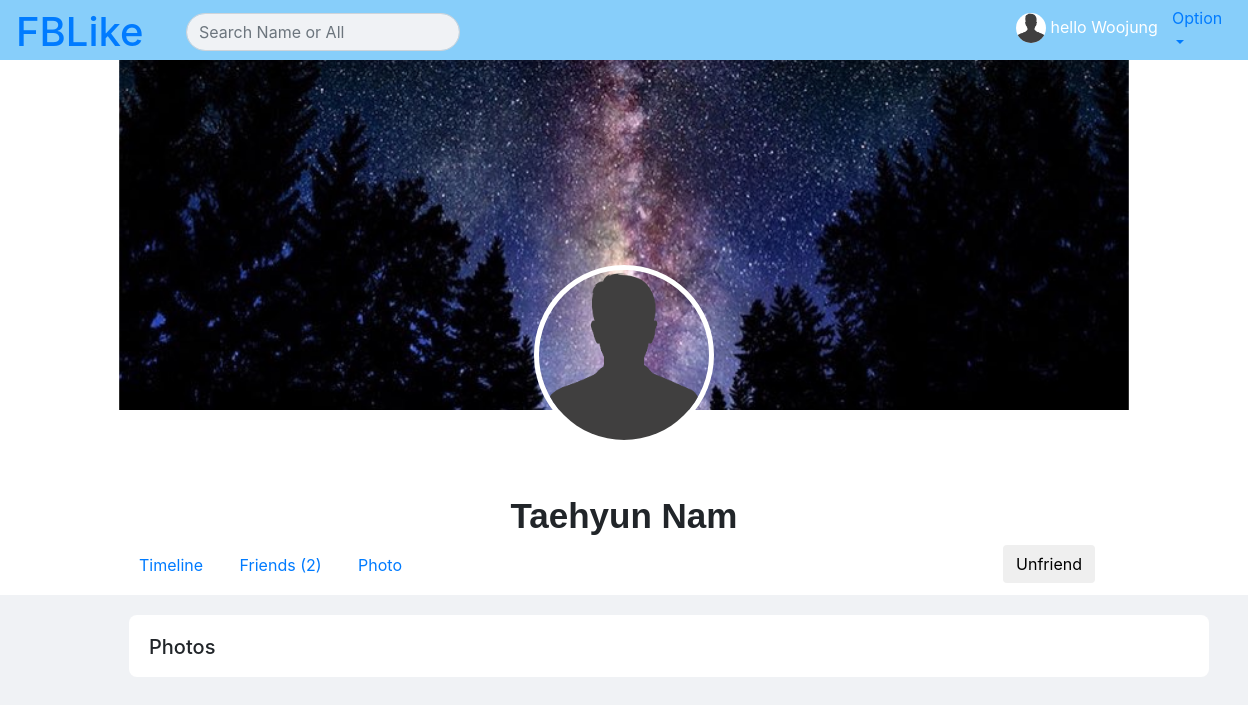
Page /user/1/photos (signed in) on the committed database.
### fbApp/models.py (models this page shows)
class User(models.Model):
    firstName = models.CharField(max_length=255)
    lastName = models.CharField(max_length=255)
    email = models.CharField(max_length=255)
    password = models.CharField(max_length=255)
    hometown = models.CharField(max_length=255, default = None, blank=True, null=True)
    work = models.CharField(max_length=255, default = None, blank=True, null=True)
    home = models.CharField(max_length=255, default = None, blank=True, null=True)
    cover = models.ImageField(upload_to="", default='/coverdefault.jpg', blank=True, null=True)
    pic = models.ImageField(upload_to="", default='/Default.png', blank=True, null=True)
    relationships = models.ManyToManyField('User', through='Friend', symmetrical=False, related_name='friends')
    created_at = models.DateTimeField(auto_now_add=True)
    updated_at = models.DateTimeField(auto_now=True)
    objects = UserManager()

### fbApp/views.py (the view)
# urls.py: path('user/<userid>/photos', views.photos),
def photos(request, userid):
    if 'loginid' not in request.session:
        return render(request, "main.html")
    else:
        userinSession = User.objects.get(id = request.session['loginid'])
        getuser = User.objects.get(id = userid)
        myfriends = Friend.objects.filter(creater = userinSession).values_list('flist', flat=True)
        getphotos = Post.objects.filter(p_to = getuser).order_by('-created_at')
        getfriends = Friend.objects.exclude(id = userid).filter(creater = getuser)
        context = {
            'loggedinuser' : userinSession,
            'user': getuser,
            'friends': getfriends,
            'myfriends': myfriends,
            'photos': getphotos
        }
    return render(request, 'photo.html', context)

### fbApp/templates/photo.html (shortened to what this page needs)
<!DOCTYPE html>
<html lang="en">
<head>
    <link rel="stylesheet" href="https://maxcdn.bootstrapcdn.com/bootstrap/4.0.0-alpha.6/css/bootstrap.min.css">
</head>
<body>
    {% include 'user.html' %}
    {% block content %}
    <div class="container">
        <div class="content" style="padding-left:90px; margin-top: 20px;" >
            <div class="content_info" style="margin-bottom: 20px; padding-bottom: 10px;">
                <h5>Photos</h5>
            </div>
        </div>
    </div>
    {% endblock %}
</body>
</html>

### fbApp/templates/user.html (shortened to what this page needs)
<!DOCTYPE html>
<html lang="en">
<head>
    <link rel="stylesheet" href="https://maxcdn.bootstrapcdn.com/bootstrap/4.0.0-alpha.6/css/bootstrap.min.css">
</head>
<body style="background-color: #f0f2f5;">
    {% extends 'navbar.html' %}
    {% block content %}
    <div class="container">
        <div class="head" style="background-color: white; margin: 0px -46px;">
            <div>
                <img class="coverphoto" src={{user.cover.url}} data-toggle="modal" data-target="#coverimgmodal" style="cursor:pointer">
                <img class="userphoto" src={{user.pic.url}} data-toggle="modal" data-target="#userimgmodal" style="cursor:pointer">
            </div>
            <div style="margin-top: 50px;">
                <h1 style="font-size: 35px; text-align: center; font-family: arial; font-weight: bold;">{{user.firstName}} {{user.lastName}}</h1>
            </div>
            <div style="padding-left:130px; padding-bottom: 10px;">
                <div style="display: inline-block;">
                    <a class="nav-link" href="/user/{{user.id}}">Timeline</a>
                </div>
                <div style="display: inline-block;">
                    <a class="nav-link" href="/user/{{user.id}}/friends">Friends ({{friends.count}})</a>
                </div>
                <div style="display: inline-block;">
                    <a class="nav-link" href="/user/{{user.id}}/photos">Photo</a>
                </div>
                {% if loggedinuser == user %}
                {% else %}
                    {% if user.id in myfriends %}
                        <div style="display: inline-block; float: right; padding-right: 160px;">
                            <form action="/unfriend" method="post" enctype="multipart/form-data">
                            <button class="btn" style="cursor: pointer;">Unfriend</button>
                            </form>
                        </div>
                {% endif %}
                {% endif %}
            </div>
        </div>
    </div>
    {% endblock %}

### fbApp/templates/navbar.html (shortened to what this page needs)
<!DOCTYPE html>
<html lang="en">
<head>
    <link rel="stylesheet" href="https://maxcdn.bootstrapcdn.com/bootstrap/4.0.0-alpha.6/css/bootstrap.min.css">
    {% load static %}
    <link rel="stylesheet" href="{% static 'navbar.css' %}">
</head>
<body>
    <nav class="navbar" style="background-color:lightskyblue; height: 60px;" >
        <a href="/home"><h1>FBLike</h1></a>
        <div style="position: absolute; margin-left: 170px; margin-top: 4px;">
            <form action='/search' method="post">
                <input type="text" class="form-control" name="searchtext" placeholder="Search Name or All" style="border-radius: 80px; width: 100%; background-color: #f0f2f5;">
            </form>
        </div>
        <a href="/user/{{loggedinuser.id}}" style="position: absolute; margin-left: 1000px; margin-top: 8px;">
            <img class="userpic" src={{loggedinuser.pic.url}} style="width: 30px; height: 30px;">
            <p class="username" style="color: white;">hello {{loggedinuser.firstName}}</p>
        </a>
        <div style="position: absolute; margin-left: 1140px;">
            <a class="nav-link dropdown-toggle" href="#" id="navbarDropdownMenuLink" data-toggle="dropdown" aria-haspopup="true" aria-expanded="false">Option</a>
        </div>
      </nav>
    {% block content %}
    {% endblock %}
</body>
</html>

### fbApp/static/navbar.css (style rules this page uses)
.container { min-width: 1200px; }
.userpic { border-radius: 50%; background-color: white; display: inline-block; }
.username { display: inline-block; }
.coverphoto { width: 100%; padding-left: 10%; padding-right: 10%; height: 350px; object-fit: cover; border-bottom-left-radius: 20px; border-bottom-right-radius: 20px; }
.userphoto { width: 180px; height: 180px; border-radius: 50%; border: white 5px solid; margin-left: calc(50% - 90px); margin-top: -145px; }
.content_info, .content_photo, .content_friend, .content_posting, .content_post { background-color: white; border-radius: 8px; padding: 20px; }

### rows in the picture
User: pic (placeholder picture), firstName "Woojung"
User: cover (placeholder picture), pic (placeholder picture), firstName "Taehyun", lastName "Nam"

### other values in the picture
{{ friends.count }} "2"
